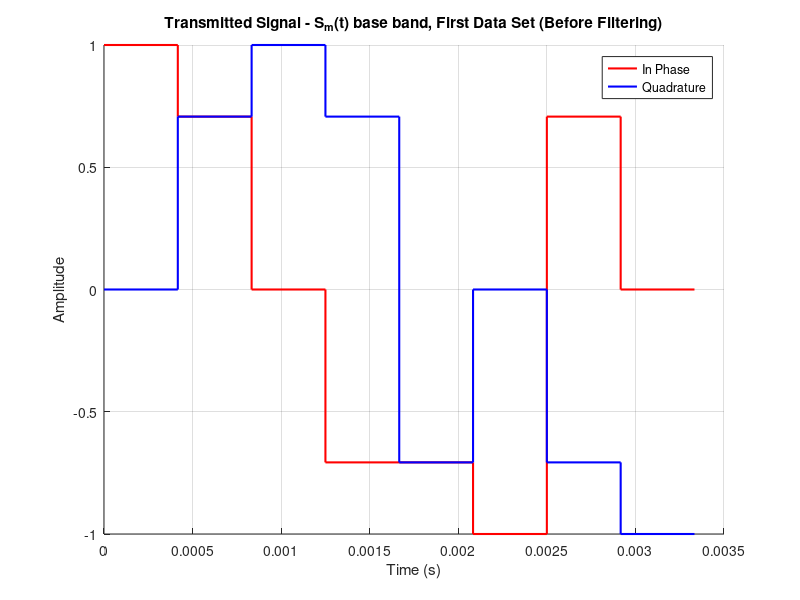
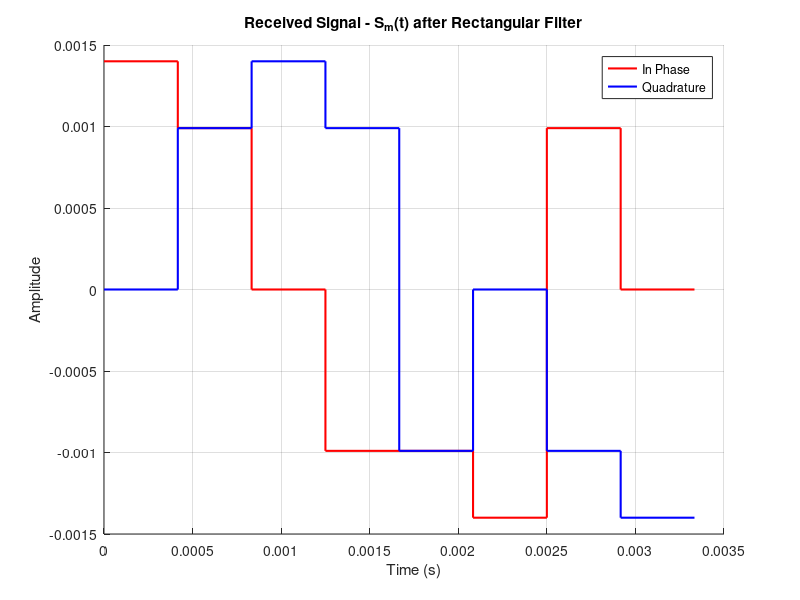
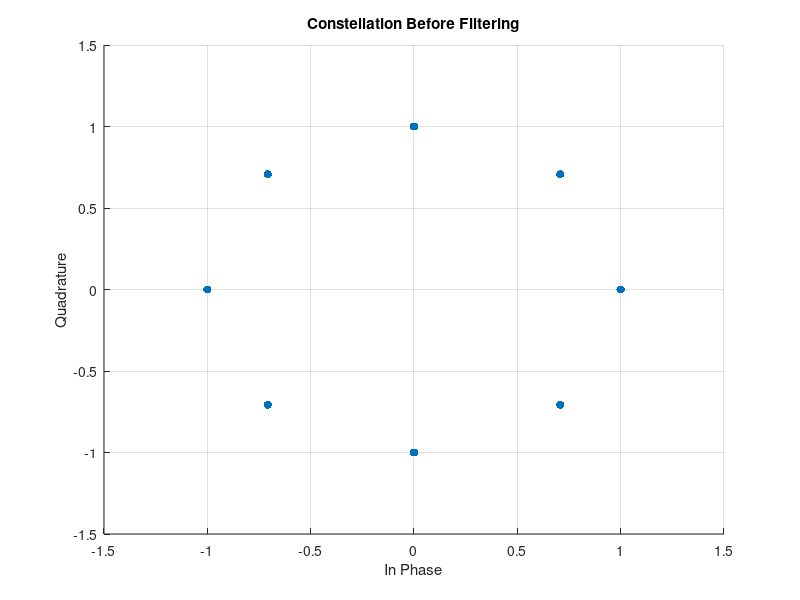
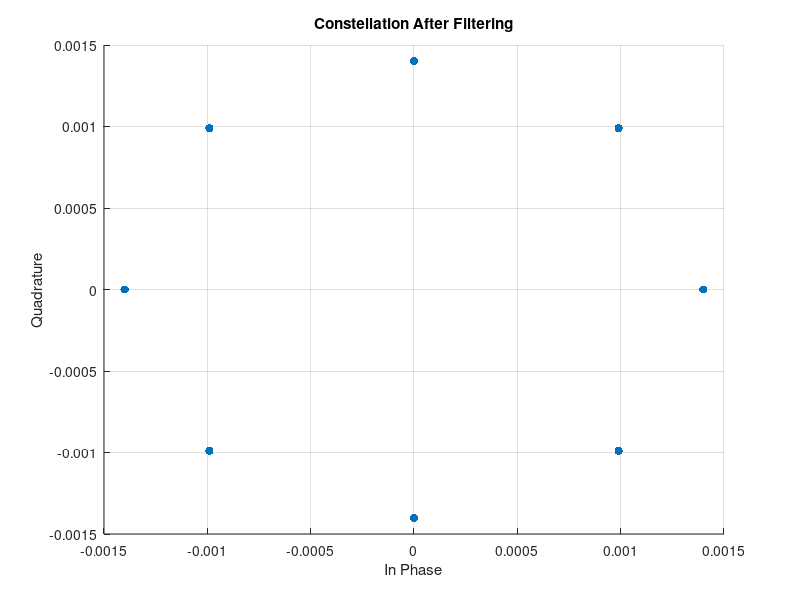

The MATLAB script that drew these images, in order:
% Database of bit combinations for 8-PSK
Database = {"000","001","011","010","110","111","101","100"};

% Phase angles and complex symbol values for 8-PSK
phase_angles = [0, pi/4, pi/2, 3*pi/4, 5*pi/4, pi, 7*pi/4, 3*pi/2];
complex_symbols = exp(1j * phase_angles);  % Complex values for each phase

% Extract in-phase (I) and quadrature (Q) vectors
in_phase = real(complex_symbols);
quadrature = imag(complex_symbols);

% Define the time axis for each symbol
symbol_time = 1/2400;  % Symbol time (e.g., 0.3ms)
t = linspace(0, length(Database) * symbol_time, length(Database)+1);

% Generate the signals (before filtering)
in_phase_signal = repelem(in_phase, 1, 1);
quadrature_signal = repelem(quadrature, 1, 1);

Ts = symbol_time; % Symbol duration
rect_filter = (1.4e-3) * ones(1, round(Ts * length(t) / max(t)));  % Rectangular filter

% Filter the signals using convolution
in_phase_filtered = conv(in_phase_signal, rect_filter, 'same');
quadrature_filtered = conv(quadrature_signal, rect_filter, 'same');

% Plot the signals before filtering
figure;
hold on;
stairs(t, [in_phase_signal in_phase_signal(end)], 'r', 'LineWidth', 1.5);
stairs(t, [quadrature_signal quadrature_signal(end)], 'b', 'LineWidth', 1.5);
hold off;
title('Transmitted Signal - S_m(t) base band, First Data Set (Before Filtering)');
xlabel('Time (s)');
ylabel('Amplitude');
legend('In Phase', 'Quadrature');
grid on;

% Plot the signals after filtering
figure;
hold on;
stairs(t, [in_phase_filtered in_phase_filtered(end)], 'r', 'LineWidth', 1.5);
stairs(t, [quadrature_filtered quadrature_filtered(end)], 'b', 'LineWidth', 1.5);
hold off;
title('Received Signal - S_m(t) after Rectangular Filter');
xlabel('Time (s)');
ylabel('Amplitude');
legend('In Phase', 'Quadrature');
grid on;

% Plot the constellation before filtering
figure;
scatter(in_phase_signal, quadrature_signal, 'filled', 'r');
title('Constellation Before Filtering');
xlabel('In Phase');
ylabel('Quadrature');
grid on;
axis([-1.5 1.5 -1.5 1.5]);

% Plot the constellation after filtering
figure;
scatter(in_phase_filtered, quadrature_filtered, 'filled', 'b');
title('Constellation After Filtering');
xlabel('In Phase');
ylabel('Quadrature');
grid on;
axis([-0.0015 0.0015 -0.0015 0.0015]);
